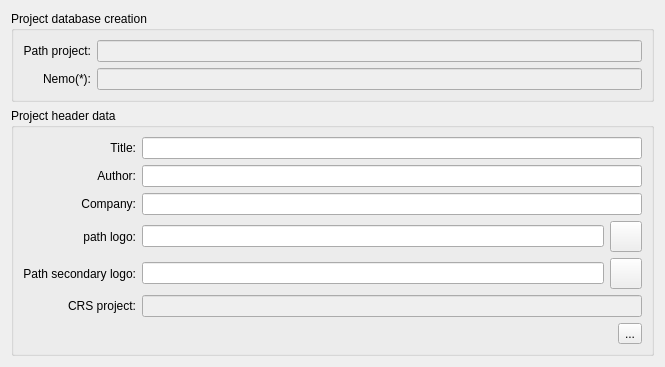
<?xml version="1.0" encoding="UTF-8"?>
<ui version="4.0">
 <class>updateProjectData</class>
 <widget class="QDialog" name="updateProjectData">
  <property name="geometry">
   <rect>
    <x>0</x>
    <y>0</y>
    <width>665</width>
    <height>354</height>
   </rect>
  </property>
  <property name="windowTitle">
   <string>Edit project data</string>
  </property>
  <property name="windowIcon">
   <iconset>
    <normaloff>:/plugins/pflip_uav_pafyc/icons/mActionProjectProperties.png</normaloff>:/plugins/pflip_uav_pafyc/icons/mActionProjectProperties.png</iconset>
  </property>
  <layout class="QGridLayout" name="gridLayout_5">
   <item row="0" column="0">
    <widget class="QgsCollapsibleGroupBox" name="mGroupBox_createProjectDb">
     <property name="title">
      <string>Project database creation</string>
     </property>
     <layout class="QGridLayout" name="gridLayout_3">
      <item row="0" column="0">
       <layout class="QGridLayout" name="gridLayout_2">
        <item row="0" column="0">
         <widget class="QLabel" name="label_31">
          <property name="text">
           <string>Path project:</string>
          </property>
          <property name="alignment">
           <set>Qt::AlignRight|Qt::AlignTrailing|Qt::AlignVCenter</set>
          </property>
         </widget>
        </item>
        <item row="0" column="1">
         <widget class="QLineEdit" name="lineEdit_pathSqlite">
          <property name="enabled">
           <bool>false</bool>
          </property>
          <property name="whatsThis">
           <string>Workspace path project</string>
          </property>
          <property name="readOnly">
           <bool>true</bool>
          </property>
         </widget>
        </item>
        <item row="1" column="0">
         <widget class="QLabel" name="label">
          <property name="text">
           <string>Nemo(*):</string>
          </property>
          <property name="alignment">
           <set>Qt::AlignRight|Qt::AlignTrailing|Qt::AlignVCenter</set>
          </property>
         </widget>
        </item>
        <item row="1" column="1">
         <widget class="QLineEdit" name="lineEdit_Nemo">
          <property name="enabled">
           <bool>false</bool>
          </property>
          <property name="font">
           <font>
            <weight>75</weight>
            <bold>true</bold>
           </font>
          </property>
          <property name="whatsThis">
           <string>Mnemonic code project (*required)</string>
          </property>
          <property name="readOnly">
           <bool>true</bool>
          </property>
         </widget>
        </item>
       </layout>
      </item>
     </layout>
    </widget>
   </item>
   <item row="1" column="0">
    <widget class="QgsCollapsibleGroupBox" name="mGroupBox_projectHeaderData">
     <property name="enabled">
      <bool>true</bool>
     </property>
     <property name="title">
      <string>Project header data</string>
     </property>
     <layout class="QGridLayout" name="gridLayout_4">
      <item row="0" column="0">
       <layout class="QGridLayout" name="gridLayout">
        <item row="1" column="0">
         <widget class="QLabel" name="label_30">
          <property name="text">
           <string>Author:</string>
          </property>
          <property name="alignment">
           <set>Qt::AlignRight|Qt::AlignTrailing|Qt::AlignVCenter</set>
          </property>
         </widget>
        </item>
        <item row="0" column="0">
         <widget class="QLabel" name="label_29">
          <property name="text">
           <string>Title:</string>
          </property>
          <property name="alignment">
           <set>Qt::AlignRight|Qt::AlignTrailing|Qt::AlignVCenter</set>
          </property>
         </widget>
        </item>
        <item row="3" column="1">
         <layout class="QHBoxLayout" name="horizontalLayout_2">
          <item>
           <widget class="QLineEdit" name="lineEdit_pathLogo">
            <property name="font">
             <font>
              <weight>50</weight>
              <bold>false</bold>
             </font>
            </property>
            <property name="toolTip">
             <string>Select raster DTM </string>
            </property>
            <property name="whatsThis">
             <string>Raster DTM can be selected as a QGIS layer or import from a File</string>
            </property>
            <property name="readOnly">
             <bool>true</bool>
            </property>
           </widget>
          </item>
          <item>
           <widget class="QToolButton" name="toolButton_SearchPathLogo">
            <property name="enabled">
             <bool>true</bool>
            </property>
            <property name="toolTip">
             <string>Search raster DTM</string>
            </property>
            <property name="text">
             <string/>
            </property>
            <property name="icon">
             <iconset resource="../resources.qrc">
              <normaloff>:/plugins/pflip_uav_pafyc/icons/folder_yellow.png</normaloff>:/plugins/pflip_uav_pafyc/icons/folder_yellow.png</iconset>
            </property>
            <property name="iconSize">
             <size>
              <width>24</width>
              <height>24</height>
             </size>
            </property>
           </widget>
          </item>
         </layout>
        </item>
        <item row="5" column="1">
         <widget class="QLineEdit" name="lineEdit_CRS">
          <property name="enabled">
           <bool>false</bool>
          </property>
          <property name="font">
           <font>
            <weight>75</weight>
            <bold>true</bold>
           </font>
          </property>
          <property name="whatsThis">
           <string>Mnemonic code project (*required)</string>
          </property>
          <property name="readOnly">
           <bool>true</bool>
          </property>
         </widget>
        </item>
        <item row="0" column="1">
         <widget class="QLineEdit" name="lineEdit_TitleProject">
          <property name="whatsThis">
           <string>Title of the project. This title will be used in the emission of reports</string>
          </property>
         </widget>
        </item>
        <item row="4" column="0">
         <widget class="QLabel" name="label_22">
          <property name="font">
           <font>
            <weight>50</weight>
            <bold>false</bold>
           </font>
          </property>
          <property name="text">
           <string>Path secondary logo:</string>
          </property>
          <property name="alignment">
           <set>Qt::AlignRight|Qt::AlignTrailing|Qt::AlignVCenter</set>
          </property>
         </widget>
        </item>
        <item row="5" column="0">
         <widget class="QLabel" name="label_32">
          <property name="text">
           <string>CRS project:</string>
          </property>
          <property name="alignment">
           <set>Qt::AlignRight|Qt::AlignTrailing|Qt::AlignVCenter</set>
          </property>
         </widget>
        </item>
        <item row="2" column="1">
         <widget class="QLineEdit" name="lineEdit_Company">
          <property name="whatsThis">
           <string>Author of the project. This title will be used in the emission of reports</string>
          </property>
         </widget>
        </item>
        <item row="3" column="0">
         <widget class="QLabel" name="label_21">
          <property name="font">
           <font>
            <weight>50</weight>
            <bold>false</bold>
           </font>
          </property>
          <property name="text">
           <string>path logo:</string>
          </property>
          <property name="alignment">
           <set>Qt::AlignRight|Qt::AlignTrailing|Qt::AlignVCenter</set>
          </property>
         </widget>
        </item>
        <item row="4" column="1">
         <layout class="QHBoxLayout" name="horizontalLayout_3">
          <item>
           <widget class="QLineEdit" name="lineEdit_pathLogo_2">
            <property name="font">
             <font>
              <weight>50</weight>
              <bold>false</bold>
             </font>
            </property>
            <property name="toolTip">
             <string>Select raster DTM </string>
            </property>
            <property name="whatsThis">
             <string>Raster DTM can be selected as a QGIS layer or import from a File</string>
            </property>
            <property name="readOnly">
             <bool>true</bool>
            </property>
           </widget>
          </item>
          <item>
           <widget class="QToolButton" name="toolButton_SearchPathLogo_2">
            <property name="enabled">
             <bool>true</bool>
            </property>
            <property name="toolTip">
             <string>Search secondary logo</string>
            </property>
            <property name="text">
             <string/>
            </property>
            <property name="icon">
             <iconset resource="../resources.qrc">
              <normaloff>:/plugins/pflip_uav_pafyc/icons/folder_yellow.png</normaloff>:/plugins/pflip_uav_pafyc/icons/folder_yellow.png</iconset>
            </property>
            <property name="iconSize">
             <size>
              <width>24</width>
              <height>24</height>
             </size>
            </property>
           </widget>
          </item>
         </layout>
        </item>
        <item row="1" column="1">
         <widget class="QLineEdit" name="lineEdit_AuthorProject">
          <property name="whatsThis">
           <string>Author of the project. This title will be used in the emission of reports</string>
          </property>
         </widget>
        </item>
        <item row="2" column="0">
         <widget class="QLabel" name="label_33">
          <property name="text">
           <string>Company:</string>
          </property>
          <property name="alignment">
           <set>Qt::AlignRight|Qt::AlignTrailing|Qt::AlignVCenter</set>
          </property>
         </widget>
        </item>
       </layout>
      </item>
      <item row="1" column="0">
       <layout class="QHBoxLayout" name="horizontalLayout">
        <item>
         <spacer name="horizontalSpacer">
          <property name="orientation">
           <enum>Qt::Horizontal</enum>
          </property>
          <property name="sizeHint" stdset="0">
           <size>
            <width>598</width>
            <height>20</height>
           </size>
          </property>
         </spacer>
        </item>
        <item>
         <widget class="QToolButton" name="toolButton_SaveProject">
          <property name="toolTip">
           <string>Save general data project</string>
          </property>
          <property name="text">
           <string>...</string>
          </property>
          <property name="icon">
           <iconset resource="../resources.qrc">
            <normaloff>:/plugins/pflip_uav_pafyc/icons/filesave.png</normaloff>:/plugins/pflip_uav_pafyc/icons/filesave.png</iconset>
          </property>
          <property name="iconSize">
           <size>
            <width>24</width>
            <height>24</height>
           </size>
          </property>
         </widget>
        </item>
       </layout>
      </item>
     </layout>
    </widget>
   </item>
  </layout>
 </widget>
 <customwidgets>
  <customwidget>
   <class>QgsCollapsibleGroupBox</class>
   <extends>QGroupBox</extends>
   <header>qgscollapsiblegroupbox.h</header>
   <container>1</container>
  </customwidget>
 </customwidgets>
 <tabstops>
  <tabstop>lineEdit_TitleProject</tabstop>
  <tabstop>lineEdit_AuthorProject</tabstop>
  <tabstop>lineEdit_Company</tabstop>
  <tabstop>lineEdit_pathLogo</tabstop>
  <tabstop>toolButton_SearchPathLogo</tabstop>
  <tabstop>toolButton_SaveProject</tabstop>
 </tabstops>
 <resources>
  <include location="../resources.qrc"/>
 </resources>
 <connections/>
</ui>
